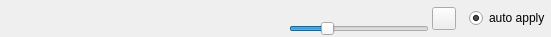
<ui version="4.0" >
 <author></author>
 <comment></comment>
 <exportmacro></exportmacro>
 <class>SliderLabelItem</class>
 <widget class="QWidget" name="SliderLabelItem" >
  <property name="geometry" >
   <rect>
    <x>0</x>
    <y>0</y>
    <width>551</width>
    <height>29</height>
   </rect>
  </property>
  <property name="baseSize" >
   <size>
    <width>100</width>
    <height>20</height>
   </size>
  </property>
  <property name="windowTitle" >
   <string>SliderLabelItem</string>
  </property>
  <layout class="QHBoxLayout" >
   <property name="margin" >
    <number>1</number>
   </property>
   <property name="spacing" >
    <number>3</number>
   </property>
   <item>
    <widget class="QLabel" name="nameLabel" >
     <property name="minimumSize" >
      <size>
       <width>240</width>
       <height>20</height>
      </size>
     </property>
     <property name="maximumSize" >
      <size>
       <width>240</width>
       <height>30</height>
      </size>
     </property>
     <property name="text" >
      <string/>
     </property>
    </widget>
   </item>
   <item>
    <spacer>
     <property name="orientation" >
      <enum>Qt::Horizontal</enum>
     </property>
     <property name="sizeType" >
      <enum>QSizePolicy::MinimumExpanding</enum>
     </property>
     <property name="sizeHint" >
      <size>
       <width>0</width>
       <height>0</height>
      </size>
     </property>
    </spacer>
   </item>
   <item>
    <layout class="QVBoxLayout" >
     <property name="margin" >
      <number>0</number>
     </property>
     <property name="spacing" >
      <number>6</number>
     </property>
     <item>
      <widget class="QLabel" name="posLabel" >
       <property name="sizePolicy" >
        <sizepolicy>
         <hsizetype>0</hsizetype>
         <vsizetype>0</vsizetype>
         <horstretch>0</horstretch>
         <verstretch>0</verstretch>
        </sizepolicy>
       </property>
       <property name="minimumSize" >
        <size>
         <width>140</width>
         <height>0</height>
        </size>
       </property>
       <property name="maximumSize" >
        <size>
         <width>176</width>
         <height>16777215</height>
        </size>
       </property>
       <property name="baseSize" >
        <size>
         <width>0</width>
         <height>0</height>
        </size>
       </property>
       <property name="text" >
        <string/>
       </property>
      </widget>
     </item>
     <item>
      <widget class="QSlider" name="slider" >
       <property name="sizePolicy" >
        <sizepolicy>
         <hsizetype>0</hsizetype>
         <vsizetype>0</vsizetype>
         <horstretch>0</horstretch>
         <verstretch>0</verstretch>
        </sizepolicy>
       </property>
       <property name="minimumSize" >
        <size>
         <width>140</width>
         <height>0</height>
        </size>
       </property>
       <property name="maximumSize" >
        <size>
         <width>140</width>
         <height>16777215</height>
        </size>
       </property>
       <property name="baseSize" >
        <size>
         <width>140</width>
         <height>0</height>
        </size>
       </property>
       <property name="maximum" >
        <number>20</number>
       </property>
       <property name="sliderPosition" >
        <number>5</number>
       </property>
       <property name="orientation" >
        <enum>Qt::Horizontal</enum>
       </property>
       <property name="tickPosition" >
        <enum>QSlider::NoTicks</enum>
       </property>
      </widget>
     </item>
    </layout>
   </item>
   <item>
    <widget class="QToolButton" name="tool" >
     <property name="text" >
      <string/>
     </property>
     <property name="icon" >
      <iconset resource="QtAutoGui.qrc" >:/icons/spanner.xbm</iconset>
     </property>
    </widget>
   </item>
   <item>
    <widget class="QLabel" name="labelOk" >
     <property name="text" >
      <string/>
     </property>
     <property name="pixmap" >
      <pixmap resource="QtAutoGui.qrc" >:/icons/tick.xbm</pixmap>
     </property>
    </widget>
   </item>
   <item>
    <widget class="QRadioButton" name="radioButton" >
     <property name="text" >
      <string>auto apply</string>
     </property>
     <property name="checked" >
      <bool>true</bool>
     </property>
    </widget>
   </item>
  </layout>
 </widget>
 <pixmapfunction></pixmapfunction>
 <resources>
  <include location="QtAutoGui.qrc" />
 </resources>
 <connections/>
</ui>
